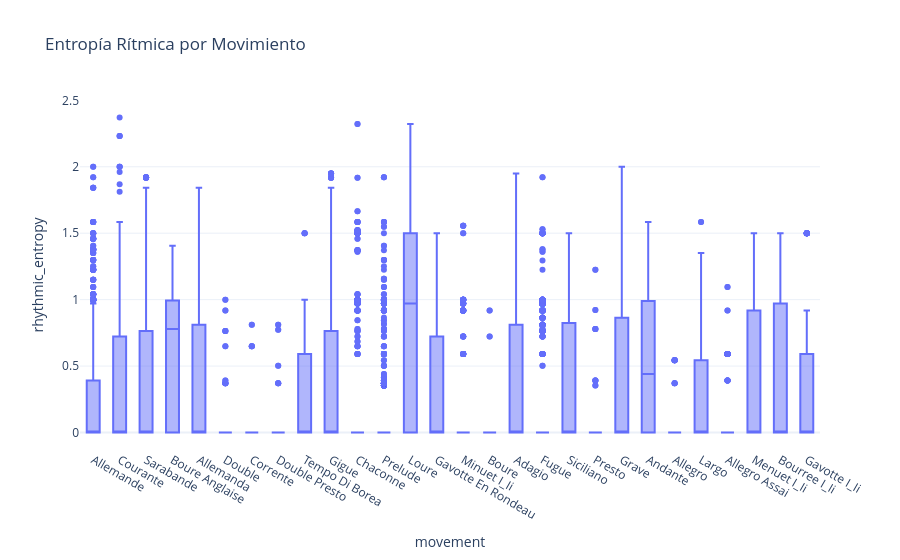

Write notebook code for a chart like this one.
### Markdown cell above
## 7. Entropía Rítmica Por Movimiento

### Code cell
fig = px.box(
    df,
    x="movement",
    y="rhythmic_entropy",
    title="Entropía Rítmica por Movimiento"
)

fig.show()

### Figure 1 — Plotly figure (JSON) as saved in the notebook; plotly's stock layout.template omitted (floating-point values rounded to 4 significant figures; data arrays with more than 128 entries replaced by an {"elided": "..."} marker saying what was removed)
{"data": [{"alignmentgroup": "True", "hovertemplate": "movement=%{x}<br>rhythmic_entropy=%{y}<extra></extra>", "legendgroup": "", "marker": {"color": "#636efa"}, "name": "", "notched": false, "offsetgroup": "", "orientation": "v", "showlegend": false, "type": "box", "x": {"elided": "18021 str values"}, "x0": " ", "xaxis": "x", "y": {"elided": "18021 float values"}, "y0": " ", "yaxis": "y"}], "layout": {"boxmode": "group", "legend": {"tracegroupgap": 0}, "title": {"text": "Entropía Rítmica por Movimiento"}, "xaxis": {"anchor": "y", "domain": [0, 1], "title": {"text": "movement"}}, "yaxis": {"anchor": "x", "domain": [0, 1], "title": {"text": "rhythmic_entropy"}}}}
